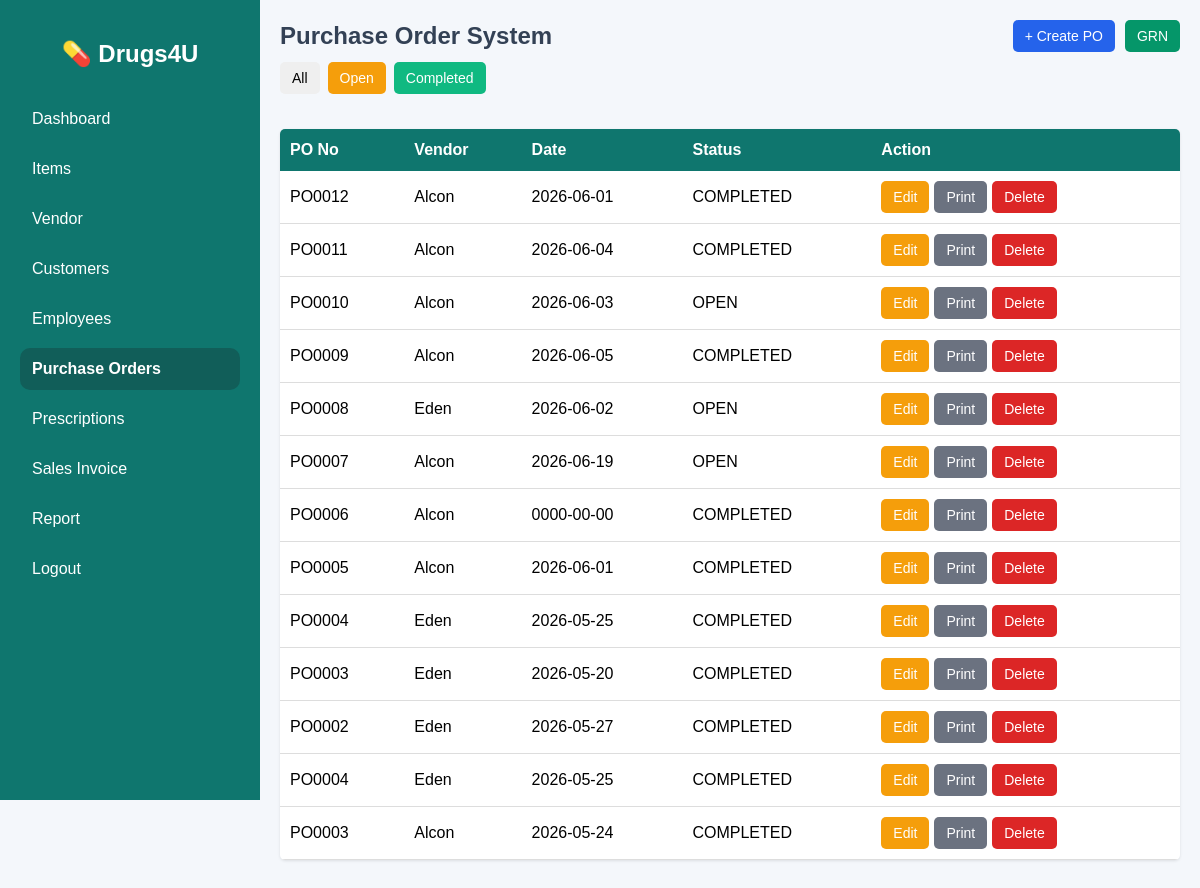
Before: /purchase_order.php (signed in) with the older database file.
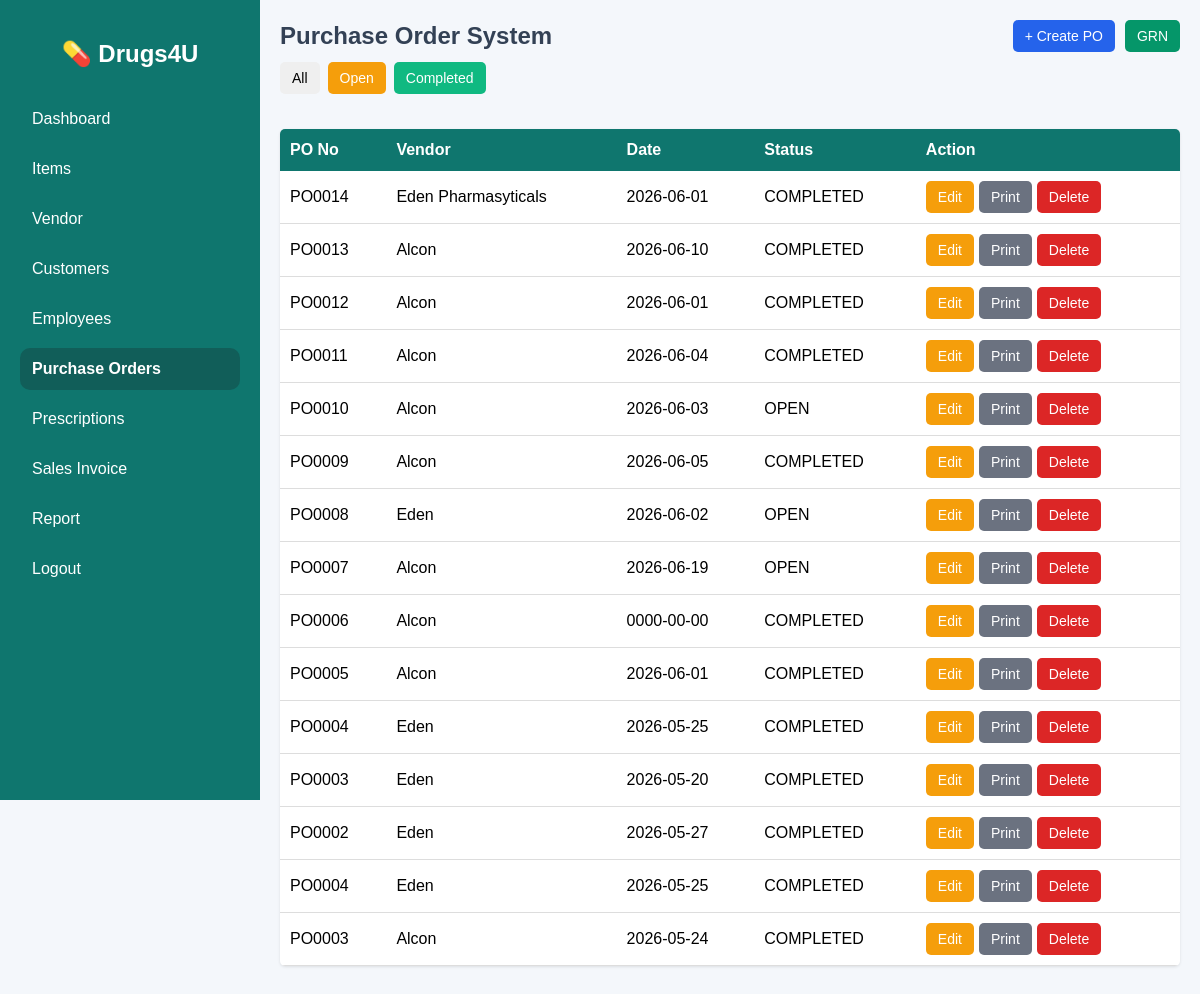
After: the same page with the newer database file.
### tables this page shows
CREATE TABLE `purchase_order` (
  `po_id` int(11) NOT NULL,
  `po_no` varchar(20) DEFAULT NULL,
  `vendor_id` varchar(20) DEFAULT NULL,
  `vendor_name` varchar(150) DEFAULT NULL,
  `po_date` date DEFAULT NULL,
  `created_at` timestamp NOT NULL DEFAULT current_timestamp(),
  `status` varchar(20) DEFAULT NULL
);

### purchase_order.php (the view, shortened to what this page needs)
<?php
include 'connection.php';
function runQuery($conn, $sql){
    $result = mysqli_query($conn, $sql);
    return $result;
}
$status = strtoupper($_GET['status'] ?? 'ALL');
if($status == 'OPEN'){
    $po_list = runQuery($conn,"
        SELECT *
        FROM purchase_order
        WHERE UPPER(status)='OPEN'
        ORDER BY po_id DESC
    ");
}
else{
    $po_list = runQuery($conn,"
        SELECT *
        FROM purchase_order
        ORDER BY po_id DESC
    ");
}
?>
<!DOCTYPE html>
<html lang="en">
<head>
</head>
<body>
<div class="wrapper">
    <div class="sidebar">
        <h2>💊 Drugs4U</h2>
        <a href="dashboard.php">Dashboard</a>
        <a href="item.php">Items</a>
	    <a href="vendor.php">Vendor</a>
        <a href="customer_list.php">Customers</a>
        <a href="employee_reg.php">Employees</a>
        <a href="purchase_order.php" class="active">Purchase Orders</a>
        <a href="prescription_list.php">Prescriptions</a>
	    <a href="sales_invoice.php">Sales Invoice</a>
        <a href="report.php">Report</a>
        <a href="logout.php">Logout</a>
    </div>
    <div class="main-content">
<div class="top-bar">
    <h2>Purchase Order System</h2>
    <div class="action-buttons">
        <button class="po-btn" onclick="openPO()">+ Create PO</button>
        <button class="grn-btn" onclick="openGRN()">GRN</button>
    </div>
</div>
<div class="filter-bar">
    <a href="?status=ALL"><button>All</button></a>
    <a href="?status=OPEN"><button style="background:#f59e0b;color:#fff;">Open</button></a>
    <a href="?status=COMPLETED"><button style="background:#10b981;color:#fff;">Completed</button></a>
</div>
<div class="container">
    <div class="table-responsive">
        <table>
            <tr>
                <th>PO No</th>
                <th>Vendor</th>
                <th>Date</th>
                <th>Status</th>
                <th>Action</th>
            </tr>
            <?php while($po=mysqli_fetch_assoc($po_list)){ ?>
            <tr>
                <td><?= $po['po_no'] ?></td>
                <td><?= $po['vendor_name'] ?></td>
                <td><?= $po['po_date'] ?></td>
                <td><?= $po['status'] ?></td>
                <td>
                    <div class="action-cell">
                        <a href="?edit_po=<?= $po['po_no'] ?>"><button class="edit-btn">Edit</button></a>
                        <a href="print_po.php?po_no=<?= urlencode($po['po_no']) ?>" target="_blank"><button class="print-btn" type="button">Print</button></a>
                        <a href="?delete_po=<?= $po['po_no'] ?>" onclick="return confirm('Delete PO?')"><button class="del-btn">Delete</button></a>
                    </div>
                </td>
            </tr>
            <?php } ?>
        </table>
    </div>
</div>
</div>
</div>
</body>
</html>

Changed rows visible on the page:
added purchase_order: po_no "PO0014", vendor_name "Eden Pharmasyticals", po_date "2026-06-01", status "COMPLETED"
added purchase_order: po_no "PO0013", vendor_name "Alcon", po_date "2026-06-10", status "COMPLETED"
